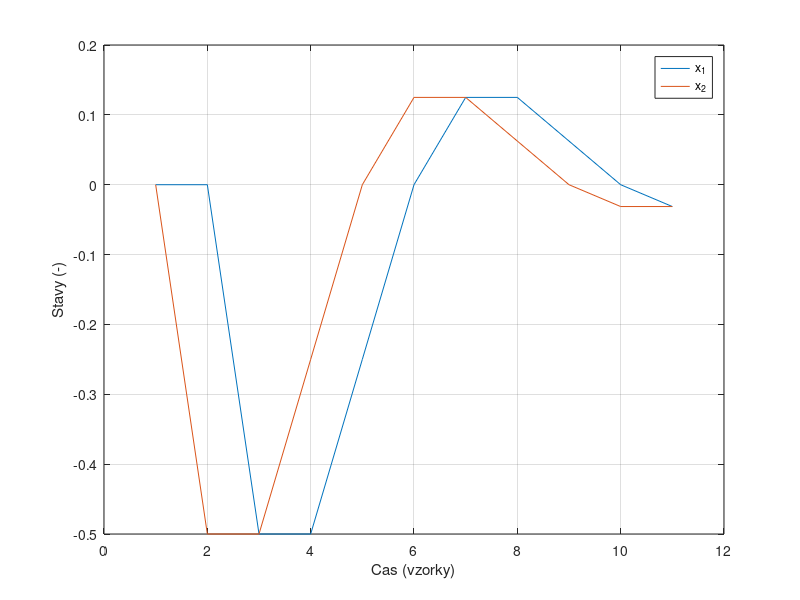

The MATLAB source for this figure:
clc; clear;

A=[0 1; -0.5 1]; % Matica dynamiky
x0=[1; 0];       % Pociatocny stav
np=10;           % Horizont

X=[];                % Prazdna premmenna
for i=1:np           % Cyklus
    X(:,i+1)=A^i*x0; % Model
end                  % Koniec cyklu


figure(1)              % Prazdny obrazok
plot(X')               % X nakreslit
xlabel('Cas (vzorky)') % Popis X
ylabel('Stavy (-)')    % Popis Y
legend('x_1','x_2')    % Legenda
grid on                % Mriezka